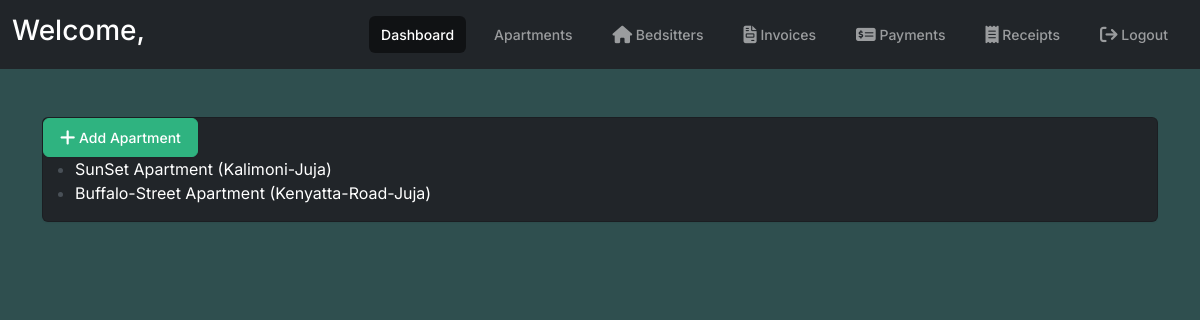
Before: /apartments/ with the older database file.
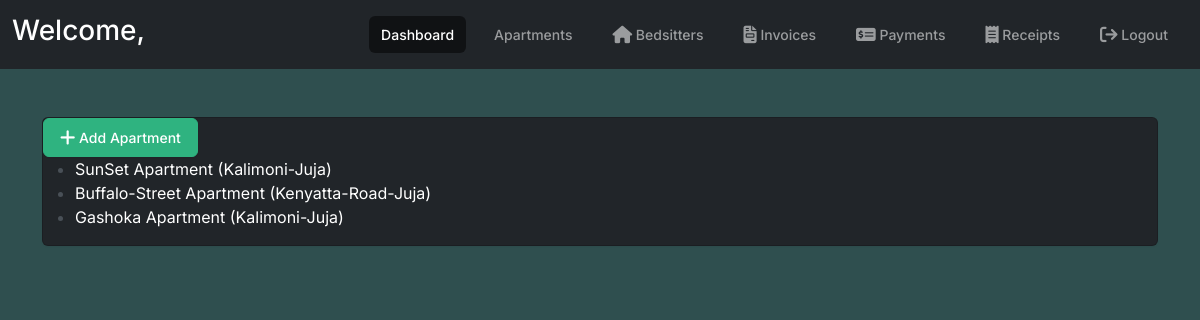
After: the same page with the newer database file.
### portal/models.py (models this page shows, shortened)
class Apartment(models.Model):
    name = models.CharField(max_length=255)
    address = models.CharField(max_length=255)
    class Meta:
        verbose_name_plural = "Apartments"

### portal/views.py (the view)
# urls.py: path('apartments/', views.apartments_list, name='apartments_list'),
def apartments_list(request):
    apartments = Apartment.objects.all()
    context = {'apartments': apartments}
    return render(request, 'portal/apartments_list.html', context)

### portal/templates/portal/apartments_list.html (shortened to what this page needs)
{% extends "portal/base.html" %}
{% block content %}
<div class="card shadow bg-dark">
  <div>
    <a href="{% url 'add_apartment' %}" class="btn btn-success"> Add Apartment</a>
  </div>
  <ul>
    {% for apt in apartments %}
      <li >
        <a href="{% url 'tenantprofiles_by_apartment' apt.id %}"
        style="color: white; text-decoration: none;"
        onmouseover="this.style.color='red'"
        onmouseout="this.style.color='white'">
        {{ apt.name }} ({{ apt.address }})
      </a>
      </li>
    {% endfor %}
  </ul>
</div>
{% endblock %}

Changed rows visible on the page:
added Apartment: name "Gashoka Apartment", address "Kalimoni-Juja"
